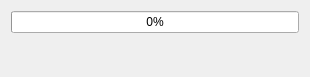
<?xml version="1.0" encoding="UTF-8"?>
<ui version="4.0">
 <class>ProgressDialog</class>
 <widget class="QDialog" name="ProgressDialog">
  <property name="geometry">
   <rect>
    <x>0</x>
    <y>0</y>
    <width>310</width>
    <height>77</height>
   </rect>
  </property>
  <property name="windowTitle">
   <string>Dialog</string>
  </property>
  <layout class="QVBoxLayout" name="verticalLayout_2">
   <item>
    <layout class="QVBoxLayout" name="verticalLayout">
     <item>
      <widget class="QProgressBar" name="progress_bar">
       <property name="maximum">
        <number>100</number>
       </property>
       <property name="value">
        <number>0</number>
       </property>
      </widget>
     </item>
     <item>
      <widget class="QLabel" name="progress_label">
       <property name="text">
        <string>&lt;placeholder&gt;</string>
       </property>
      </widget>
     </item>
    </layout>
   </item>
  </layout>
 </widget>
 <resources/>
 <connections/>
</ui>
